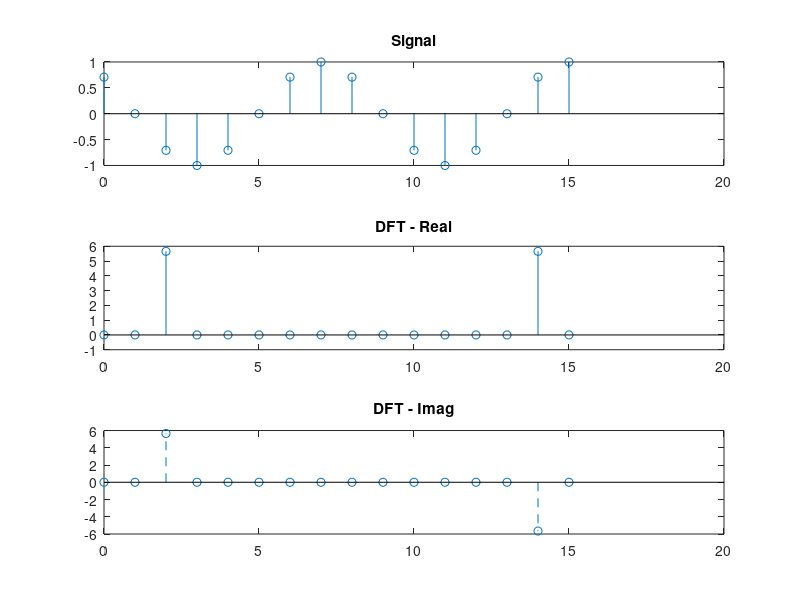

Recreate this plot in MATLAB.
% Pratap Luitel
% Engs 92
% HW - 2, Problem 6b (3.16b)


N = 16;         % length of signal vector
n = 0:(N-1);    % vector index
k = 2;
p = 15;          


f = cos(2*pi*k*(n-p)/N); % sampling the discrete vector elements
F = fft(f);              % computing the DFT

% ploting the result
subplot(3,1,1), stem (n, f,'-');
title('Signal')
subplot(3,1,2), stem (n, real(F),'-');
title('DFT - Real')
subplot(3,1,3), stem (n, imag(F),'--');
title('DFT - Imag')

%calculate and print magnitude of F[m] and phase angle
fprintf('The magnitude of F[m] is: %f\n',norm(F,2));
fprintf('The phase angle of F[m] is: %f\n',angle(F(3)));
   

